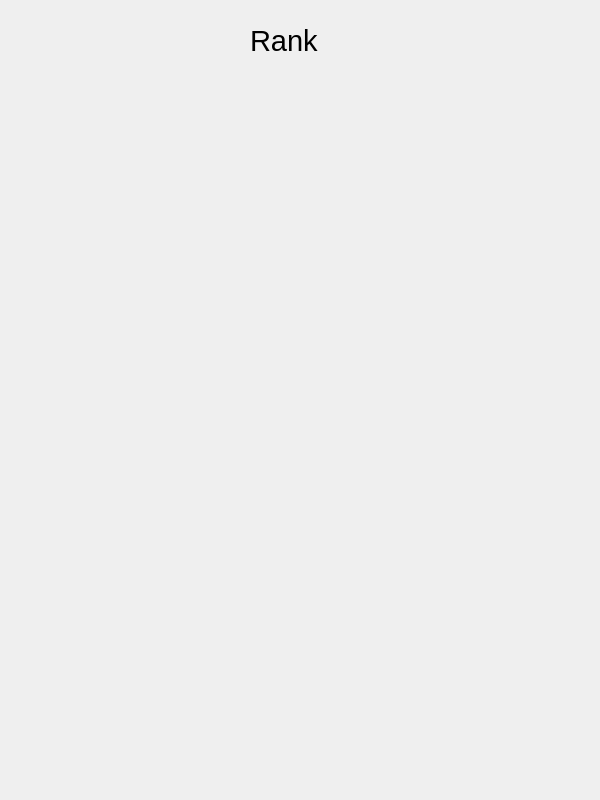
<?xml version="1.0" encoding="UTF-8"?>
<ui version="4.0">
 <class>rank</class>
 <widget class="QWidget" name="rank">
  <property name="geometry">
   <rect>
    <x>0</x>
    <y>0</y>
    <width>600</width>
    <height>800</height>
   </rect>
  </property>
  <property name="windowTitle">
   <string>Form</string>
  </property>
  <widget class="QLabel" name="label">
   <property name="geometry">
    <rect>
     <x>250</x>
     <y>10</y>
     <width>231</width>
     <height>61</height>
    </rect>
   </property>
   <property name="font">
    <font>
     <pointsize>22</pointsize>
    </font>
   </property>
   <property name="text">
    <string>Rank</string>
   </property>
  </widget>
 </widget>
 <resources/>
 <connections/>
</ui>
